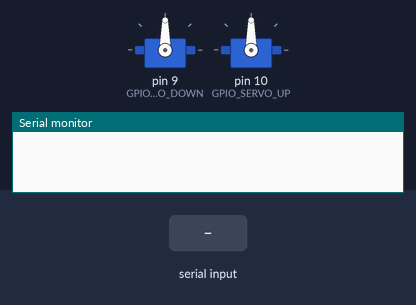
The sketch below on a simulated Arduino Uno, built with avr-gcc and run on an emulated ATmega328P. On the bench: 2 × servo, the last lines printed to the serial monitor. Inputs (shaded band) come from the test bench.

Above: at 1.2 s.
1.3 s: "90,45\n" received over Serial
At 2.2 s:
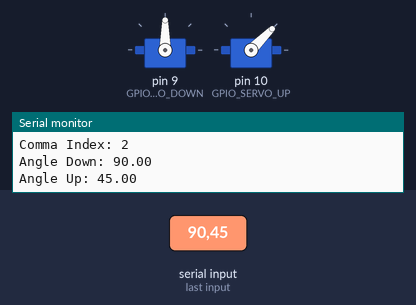
2.8 s: "1,90,45\n" received over Serial
At 3.3 s:
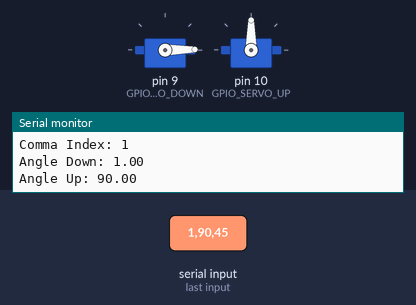
4.3 s: "30,150\n" received over Serial
At 5.5 s:
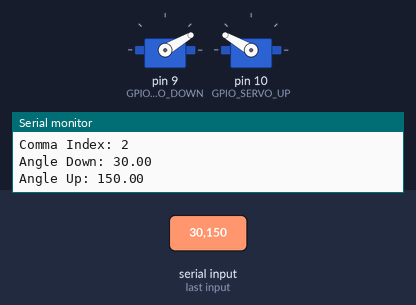
5.8 s: "1,90\n" received over Serial
At 6.8 s:
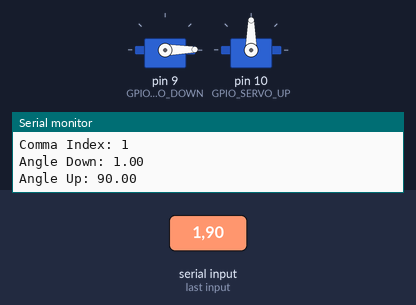
Timing chart, 0 to 8.3 s (numbered marks = the images above; inputs shaded):
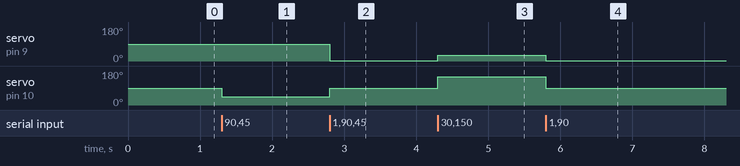

Measured:
- after the input at 1.3 s, servo on pin 10 (GPIO_SERVO_UP): 90° → 45° at once
- after the input at 2.8 s, servo on pin 9 (GPIO_SERVO_DOWN): 90° → 1° at once; servo on pin 10 (GPIO_SERVO_UP): 45° → 90° at once
- after the input at 4.3 s, servo on pin 9 (GPIO_SERVO_DOWN): 1° → 30° at once; servo on pin 10 (GPIO_SERVO_UP): 90° → 150° at once
- after the input at 5.8 s, servo on pin 9 (GPIO_SERVO_DOWN): 30° → 1° at once; servo on pin 10 (GPIO_SERVO_UP): 150° → 90° at once

The sketch:

gimbal_uart_protocol.ino
```cpp
#include <Servo.h>

#define IS_DEBUG true

// 舵机配置
#define GPIO_SERVO_DOWN 	9     // 下方舵机的GPIO
#define GPIO_SERVO_UP		10      // 上方舵机的GPIO
#define DEFAULT_ANGLE_DOWN 90.0 // 下方舵机的默认角度
#define DEFAULT_ANGLE_UP 90.0   // 上方舵机的GPIO
#define MIN_ANGLE_DOWN 0.0      // 下方舵机最小角度
#define MAX_ANGLE_DOWN 180.0    // 下方舵机最大角度
#define MIN_ANGLE_UP  0.0       // 上方舵机最小角度
#define MAX_ANGLE_UP 180.0      // 上方舵机最大角度

// 索引定义
#define INVALID_INDEX 255       // 无效索引值

// 舵机定义
Servo servo_down;
Servo servo_up;

// 初始化舵机角度
void init_servo(){
	// 舵机绑定GPIO
	servo_down.attach(GPIO_SERVO_DOWN);
	servo_up.attach(GPIO_SERVO_UP);
	// 角度初始化
	servo_down.write(DEFAULT_ANGLE_DOWN);
	servo_up.write(DEFAULT_ANGLE_UP);
	// 延时2s
	delay(2);
}

// 更新舵机角度
bool update_servo_angle(){
  // 判断串口是否有数据读入
  if (!Serial.available()){
    return false;
  }
  // 读入一行字符串 末尾是\n
  String str_recv = Serial.readStringUntil('\n');
  if (str_recv.length() <= 0){
    return false;
  }
  // 获取逗号索引
  uint8_t comma_index = str_recv.indexOf(',');
  if (comma_index == INVALID_INDEX){
    return false;
  }

  // 提取左侧舵机的角度
  String str_angle_down = str_recv.substring(0, comma_index);
  float angle_down = constrain(str_angle_down.toFloat(), MIN_ANGLE_DOWN, MAX_ANGLE_DOWN);
  // 提取右侧舵机的角度
  String str_angle_up = str_recv.substring(comma_index+1);
  float angle_up = constrain(str_angle_up.toFloat(), MIN_ANGLE_UP, MAX_ANGLE_UP);

  // 角度同步
  servo_down.write(angle_down);
  servo_up.write(angle_up);

  // 打印接收到的信息
  if (IS_DEBUG){
    Serial.print("Recv:  ");
    Serial.println(str_recv);
    Serial.print("Comma Index: ");
    Serial.println(comma_index);
    Serial.print("Angle Down: ");
    Serial.println(angle_down);
    Serial.print("Angle Up: ");
    Serial.println(angle_up);
  }
  return true;
}

void setup() {
	// 串口通信初始化
	Serial.begin(115200);
	// 舵机初始
	init_servo();
}

void loop() {
  update_servo_angle();
}
```
